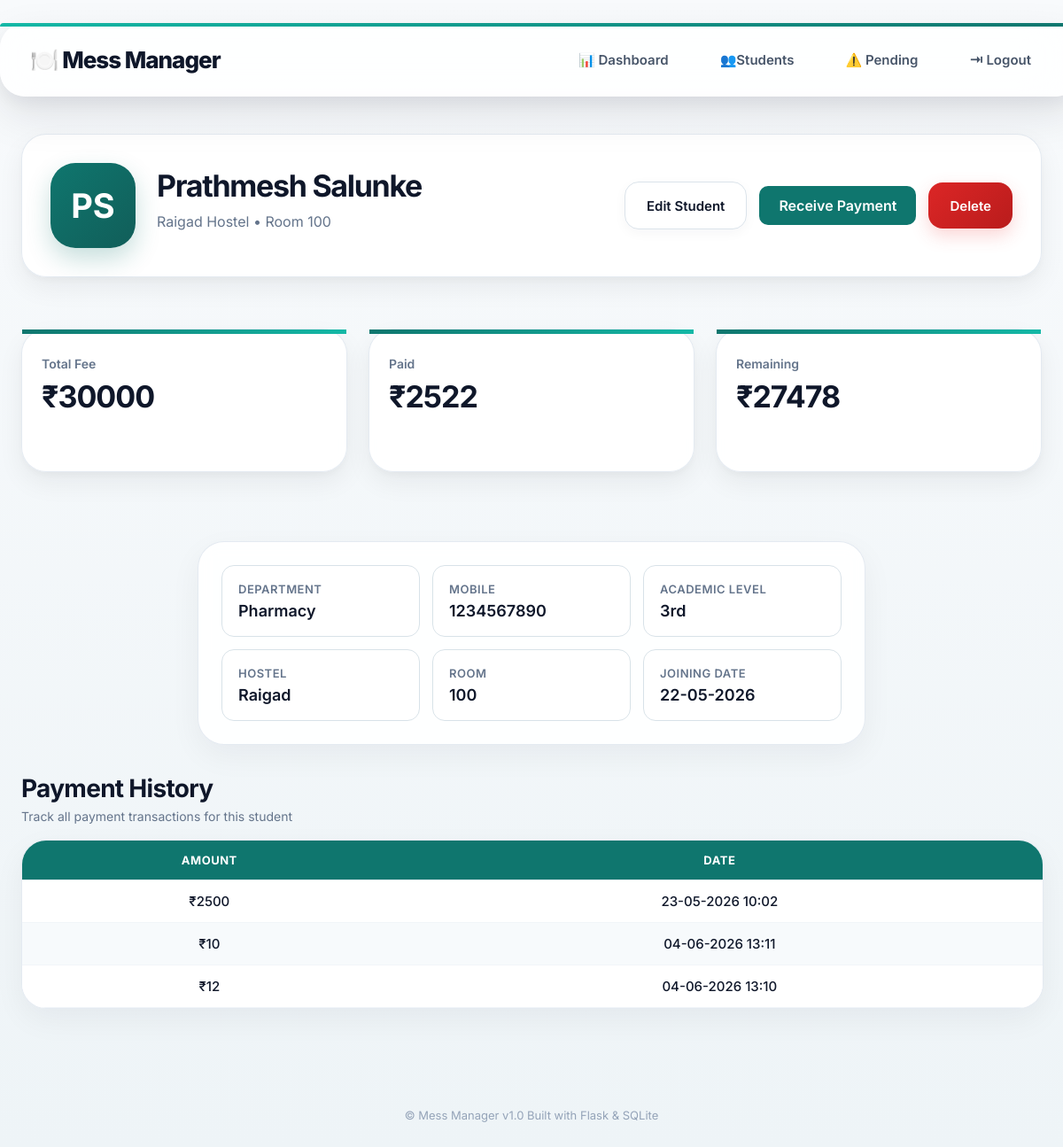
/student_profile/4 (signed in), run on the app's committed database.
### tables this page shows
CREATE TABLE students (

        id INTEGER PRIMARY KEY AUTOINCREMENT,

        admin_id INTEGER NOT NULL,

        student_code TEXT NOT NULL UNIQUE,

        name TEXT NOT NULL,

        mobile TEXT NOT NULL,

        hostel TEXT NOT NULL,

        room TEXT NOT NULL,

        department TEXT NOT NULL,

        academic_level TEXT NOT NULL,

        total_fees INTEGER NOT NULL DEFAULT 30000,

        received_amount INTEGER NOT NULL DEFAULT 0,

        joining_date TEXT NOT NULL,

        FOREIGN KEY (admin_id) REFERENCES admin(id),

        UNIQUE(admin_id, mobile),

        CHECK(received_amount >= 0),

        CHECK(total_fees >= 0),

        CHECK(received_amount <= total_fees)

    );

CREATE TABLE payments (

        id INTEGER PRIMARY KEY AUTOINCREMENT,

        student_id INTEGER NOT NULL,

        amount INTEGER NOT NULL,

        payment_date TEXT NOT NULL,

        FOREIGN KEY (student_id)
        REFERENCES students(id)
        ON DELETE CASCADE,

        CHECK(amount > 0)

    );

### app.py (the view)
@app.route("/student_profile/<int:student_id>")
@login_required
def student_profile(student_id):
    conn = connect_db()
    admin_id = session['admin_id']
    student = conn.execute(
        """

        SELECT *

        FROM students

        WHERE id = ?

        AND admin_id = ?

        """,
        (student_id, admin_id)
    ).fetchone()
    if not student:
        conn.close()
        flash("Unauthorized access")
        return redirect('/student_list')
    payments = conn.execute(
    """

    SELECT
        amount,
        payment_date

    FROM payments

    WHERE student_id = ?

    ORDER BY payment_date DESC

    """,
    (student_id,)
).fetchall()
    conn.close()
    name = student["name"]
    initials = "".join(
        word[0].upper()
        for word in name.split()[:2]
    )
    return render_template(
        "student_profile.html",
        student=student,
        payments=payments,
        initials=initials
    )

### app.py (called while the page is built)
def connect_db():
    conn = sqlite3.connect('database.db')
    conn.execute("PRAGMA foreign_keys = ON")
    conn.row_factory = sqlite3.Row
    return conn

def login_required(func):
    @wraps(func)
    def wrapper(*args, **kwargs):
        if not session.get('admin_logged_in'):
            return redirect('/login')
        return func(*args, **kwargs)
    return wrapper

### templates/student_profile.html (shortened to what this page needs)
{% extends "base.html" %}
{% block content %}
<div class="container">
    <div class="profile-top ui-card">
        <div class="profile-main">
            <div class="profile-avatar">
                {{ initials }}
            </div>
            <div class="profile-info">
                <h1 class="profile-name">
                    {{ student['name'] }}
                </h1>
                <p class="profile-subtitle">
                    {{ student['hostel'] }} Hostel • Room {{ student['room'] }}
                </p>
            </div>
        </div>
        <div class="profile-buttons">
            <a href="/edit_student/{{ student['id'] }}" class="secondary-btn">
                Edit Student
            </a>
            <a href="/receive_payment_page/{{ student['id'] }}" class="primary-btn">
                Receive Payment
            </a>
            <a href="/delete_student/{{ student['id'] }}" class="danger-btn"
                onclick="return confirm('Are you sure you want to delete this student?')">
                Delete
            </a>
        </div>
    </div>
    <div class="profile-summary">
        <div class="summary-card ui-card">
            <h3>Total Fee</h3>
            <p>₹{{ student['total_fees'] }}</p>
        </div>
        <div class="summary-card ui-card">
            <h3>Paid</h3>
            <p>₹{{ student['received_amount'] }}</p>
        </div>
        <div class="summary-card ui-card">
            <h3>Remaining</h3>
            <p>
                ₹{{ student['total_fees'] - student['received_amount'] }}
            </p>
        </div>
    </div>
    <div class="payment-card ui-card">
        <div class="profile-details">
            <div class="detail-item">
                <span class="detail-label">Department</span>
                <span class="detail-value">{{ student['department'] }}</span>
            </div>
            <div class="detail-item">
                <span class="detail-label">Mobile</span>
                <span class="detail-value">{{ student['mobile'] }}</span>
            </div>
            <div class="detail-item">
                <span class="detail-label">Academic Level</span>
                <span class="detail-value">{{ student['academic_level'] }}</span>
            </div>
            <div class="detail-item">
                <span class="detail-label">Hostel</span>
                <span class="detail-value">{{ student['hostel'] }}</span>
            </div>
            <div class="detail-item">
                <span class="detail-label">Room</span>
                <span class="detail-value">{{ student['room'] }}</span>
            </div>
            <div class="detail-item">
                <span class="detail-label">Joining Date</span>
                <span class="detail-value">{{ student['joining_date'] }}</span>
            </div>
        </div>
    </div>
    <div class="payment-history-section">
        <div class="section-header">
            <h2 class="section-title">
                Payment History
            </h2>
            <p class="section-subtitle">
                Track all payment transactions for this student
            </p>
        </div>
        {% if payments %}
        <div class="table-container ui-card">
            <table class="students-table">
                <thead>
                    <tr>
                        <th>Amount</th>
                        <th>Date</th>
                    </tr>
                </thead>
                <tbody>
                    {% for payment in payments %}
                    <tr>
                        <td>₹{{ payment['amount'] }}</td>
                        <td>{{ payment['payment_date'] }}</td>
                    </tr>
                    {% endfor %}
                </tbody>
            </table>
        </div>
        {% endif %}
    </div>
</div>
{% endblock %}

### data on the page
students: name "Prathmesh Salunke", hostel "Raigad", room "100", total_fees "30000", received_amount "2522", student['total_fees']-student['received_amount'] "27478", department "Pharmacy", mobile "1234567890", academic_level "3rd", joining_date "22-05-2026"
payments: amount "2500", payment_date "23-05-2026 10:02"
payments: amount "10", payment_date "04-06-2026 13:11"
payments: amount "12", payment_date "04-06-2026 13:10"

### other printed values
{{ initials }} "PS"
